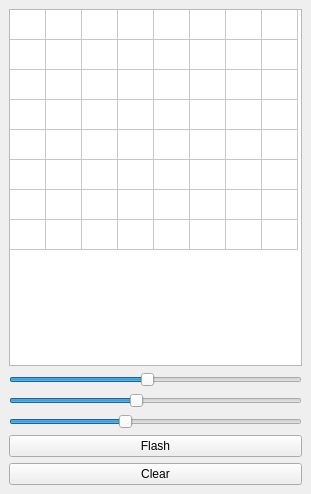
<?xml version="1.0" encoding="UTF-8"?>
<ui version="4.0">
 <class>MainWindow</class>
 <widget class="QMainWindow" name="MainWindow">
  <property name="geometry">
   <rect>
    <x>0</x>
    <y>0</y>
    <width>311</width>
    <height>494</height>
   </rect>
  </property>
  <property name="windowTitle">
   <string>MainWindow</string>
  </property>
  <widget class="QWidget" name="centralwidget">
   <layout class="QHBoxLayout" name="horizontalLayout">
    <item>
     <layout class="QVBoxLayout" name="verticalLayout">
      <item>
       <widget class="QTableWidget" name="table">
        <property name="editTriggers">
         <set>QAbstractItemView::NoEditTriggers</set>
        </property>
        <property name="selectionMode">
         <enum>QAbstractItemView::SingleSelection</enum>
        </property>
        <property name="rowCount">
         <number>8</number>
        </property>
        <property name="columnCount">
         <number>8</number>
        </property>
        <attribute name="horizontalHeaderVisible">
         <bool>false</bool>
        </attribute>
        <attribute name="horizontalHeaderDefaultSectionSize">
         <number>36</number>
        </attribute>
        <attribute name="verticalHeaderVisible">
         <bool>false</bool>
        </attribute>
        <attribute name="verticalHeaderCascadingSectionResizes">
         <bool>false</bool>
        </attribute>
        <row/>
        <row/>
        <row/>
        <row/>
        <row/>
        <row/>
        <row/>
        <row/>
        <column/>
        <column/>
        <column/>
        <column/>
        <column/>
        <column/>
        <column/>
        <column/>
       </widget>
      </item>
      <item>
       <widget class="QSlider" name="sliderR">
        <property name="maximum">
         <number>255</number>
        </property>
        <property name="value">
         <number>120</number>
        </property>
        <property name="orientation">
         <enum>Qt::Horizontal</enum>
        </property>
       </widget>
      </item>
      <item>
       <widget class="QSlider" name="sliderG">
        <property name="maximum">
         <number>255</number>
        </property>
        <property name="value">
         <number>110</number>
        </property>
        <property name="orientation">
         <enum>Qt::Horizontal</enum>
        </property>
       </widget>
      </item>
      <item>
       <widget class="QSlider" name="sliderB">
        <property name="maximum">
         <number>255</number>
        </property>
        <property name="value">
         <number>100</number>
        </property>
        <property name="orientation">
         <enum>Qt::Horizontal</enum>
        </property>
       </widget>
      </item>
      <item>
       <widget class="QPushButton" name="pushButton">
        <property name="text">
         <string>Flash</string>
        </property>
       </widget>
      </item>
      <item>
       <widget class="QPushButton" name="pushButton_2">
        <property name="text">
         <string>Clear</string>
        </property>
       </widget>
      </item>
     </layout>
    </item>
   </layout>
  </widget>
 </widget>
 <resources/>
 <connections>
  <connection>
   <sender>pushButton</sender>
   <signal>clicked()</signal>
   <receiver>MainWindow</receiver>
   <slot>flash()</slot>
   <hints>
    <hint type="sourcelabel">
     <x>253</x>
     <y>412</y>
    </hint>
    <hint type="destinationlabel">
     <x>306</x>
     <y>420</y>
    </hint>
   </hints>
  </connection>
  <connection>
   <sender>pushButton_2</sender>
   <signal>clicked()</signal>
   <receiver>MainWindow</receiver>
   <slot>clear()</slot>
   <hints>
    <hint type="sourcelabel">
     <x>284</x>
     <y>466</y>
    </hint>
    <hint type="destinationlabel">
     <x>306</x>
     <y>483</y>
    </hint>
   </hints>
  </connection>
  <connection>
   <sender>table</sender>
   <signal>cellEntered(int,int)</signal>
   <receiver>MainWindow</receiver>
   <slot>click(int,int)</slot>
   <hints>
    <hint type="sourcelabel">
     <x>11</x>
     <y>121</y>
    </hint>
    <hint type="destinationlabel">
     <x>0</x>
     <y>135</y>
    </hint>
   </hints>
  </connection>
  <connection>
   <sender>table</sender>
   <signal>cellPressed(int,int)</signal>
   <receiver>MainWindow</receiver>
   <slot>click(int,int)</slot>
   <hints>
    <hint type="sourcelabel">
     <x>23</x>
     <y>174</y>
    </hint>
    <hint type="destinationlabel">
     <x>5</x>
     <y>171</y>
    </hint>
   </hints>
  </connection>
  <connection>
   <sender>sliderR</sender>
   <signal>valueChanged(int)</signal>
   <receiver>MainWindow</receiver>
   <slot>rslide(int)</slot>
   <hints>
    <hint type="sourcelabel">
     <x>232</x>
     <y>324</y>
    </hint>
    <hint type="destinationlabel">
     <x>306</x>
     <y>328</y>
    </hint>
   </hints>
  </connection>
  <connection>
   <sender>sliderG</sender>
   <signal>valueChanged(int)</signal>
   <receiver>MainWindow</receiver>
   <slot>gslide(int)</slot>
   <hints>
    <hint type="sourcelabel">
     <x>246</x>
     <y>353</y>
    </hint>
    <hint type="destinationlabel">
     <x>307</x>
     <y>365</y>
    </hint>
   </hints>
  </connection>
  <connection>
   <sender>sliderB</sender>
   <signal>valueChanged(int)</signal>
   <receiver>MainWindow</receiver>
   <slot>bslide(int)</slot>
   <hints>
    <hint type="sourcelabel">
     <x>272</x>
     <y>397</y>
    </hint>
    <hint type="destinationlabel">
     <x>303</x>
     <y>395</y>
    </hint>
   </hints>
  </connection>
 </connections>
 <slots>
  <slot>flash()</slot>
  <slot>clear()</slot>
  <slot>click(int,int)</slot>
  <slot>rslide(int)</slot>
  <slot>gslide(int)</slot>
  <slot>bslide(int)</slot>
 </slots>
</ui>
